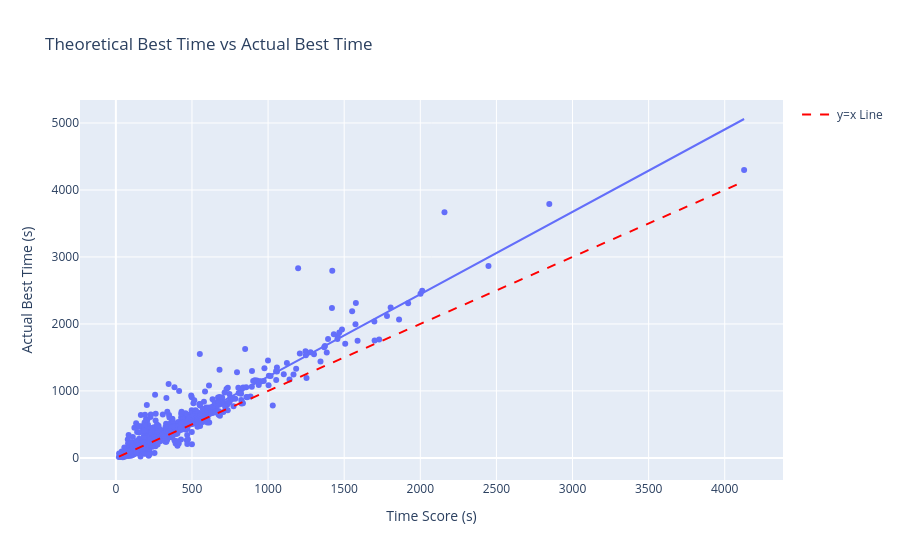

Notebook code cell kept with this figure:
### Code cell
## plot time_score vs best_time
fig = px.scatter(big_df, x='time_score', y='best_time', trendline='ols',
                 labels={'time_score': 'Time Score (s)', 'best_time': 'Actual Best Time (s)'},
                 title='Theoretical Best Time vs Actual Best Time',
                 hover_data=['segment_id'])
fig.add_scatter(x=[big_df['time_score'].min(), big_df['time_score'].max()],
                y=[big_df['time_score'].min(), big_df['time_score'].max()],
                mode='lines',
                line=dict(color='Red', dash='dash'),
                name='y=x Line')

fig.show()

### Figure 1 — Plotly figure (JSON) as saved in the notebook; plotly's stock layout.template omitted (floating-point values rounded to 4 significant figures; data arrays with more than 128 entries replaced by an {"elided": "..."} marker saying what was removed)
{"data": [{"customdata": {"elided": "991x1 int values"}, "hovertemplate": "Time Score (s)=%{x}<br>Actual Best Time (s)=%{y}<br>segment_id=%{customdata[0]}<extra></extra>", "legendgroup": "", "marker": {"color": "#636efa", "symbol": "circle"}, "mode": "markers", "name": "", "orientation": "v", "showlegend": false, "type": "scatter", "x": {"elided": "991 float values"}, "xaxis": "x", "y": {"elided": "991 int values"}, "yaxis": "y"}, {"hovertemplate": "<b>OLS trendline</b><br>best_time = 1.22997 * time_score + -16.754<br>R<sup>2</sup>=0.915197<br><br>Time Score (s)=%{x}<br>Actual Best Time (s)=%{y} <b>(trend)</b><extra></extra>", "legendgroup": "", "marker": {"color": "#636efa", "symbol": "circle"}, "mode": "lines", "name": "", "showlegend": false, "type": "scatter", "x": {"elided": "991 float values"}, "xaxis": "x", "y": {"elided": "991 float values"}, "yaxis": "y"}, {"line": {"color": "Red", "dash": "dash"}, "mode": "lines", "name": "y=x Line", "type": "scatter", "x": [19.95, 4127.0], "y": [19.95, 4127.0]}], "layout": {"legend": {"tracegroupgap": 0}, "title": {"text": "Theoretical Best Time vs Actual Best Time"}, "xaxis": {"anchor": "y", "domain": [0, 1], "title": {"text": "Time Score (s)"}}, "yaxis": {"anchor": "x", "domain": [0, 1], "title": {"text": "Actual Best Time (s)"}}}}
